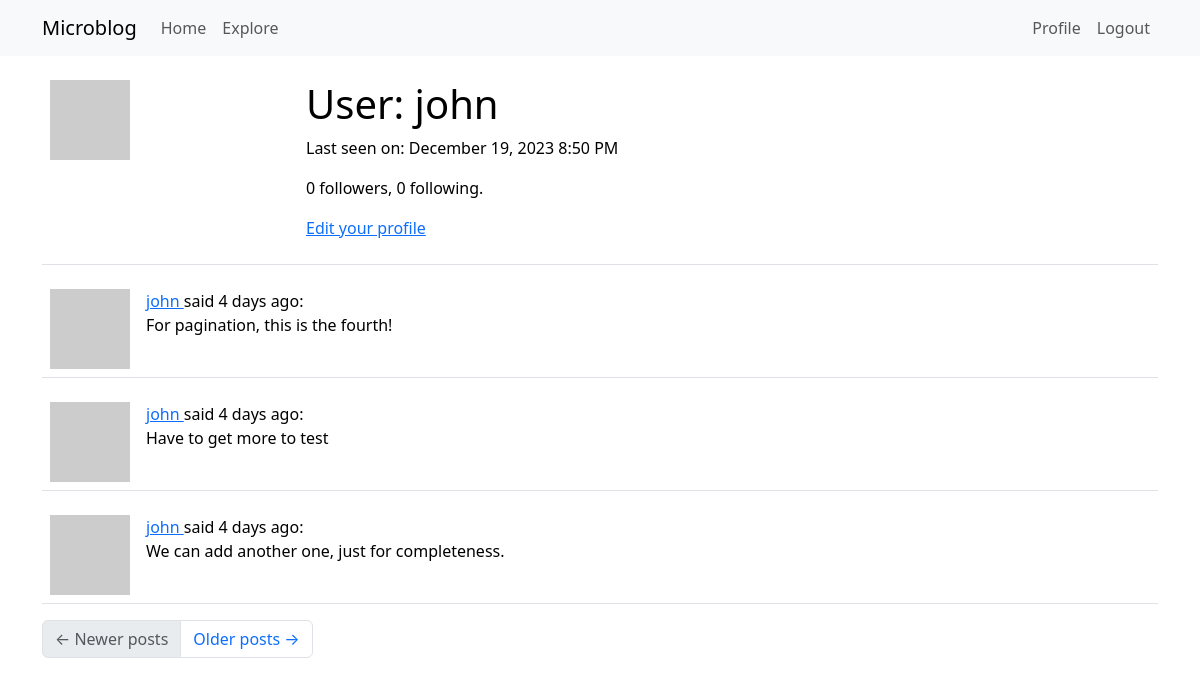
Page /user/john (signed in) on the earlier database version.
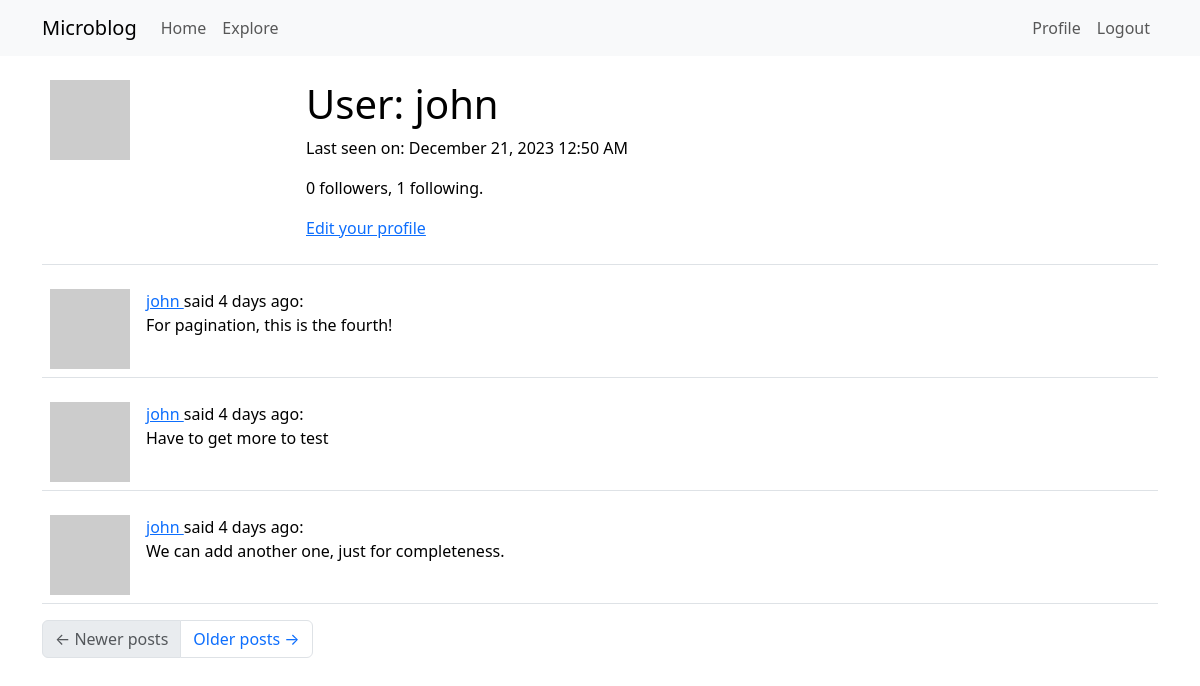
Same page on the later database version.
### app/models.py (models this page shows, shortened)
class User(UserMixin, db.Model):
    id: so.Mapped[int] = so.mapped_column(primary_key=True)
    username: so.Mapped[str] = so.mapped_column(sa.String(64), index=True, unique=True)
    email: so.Mapped[str] = so.mapped_column(sa.String(120), index=True, unique=True)
    password_hash: so.Mapped[Optional[str]] = so.mapped_column(sa.String(256))
    about_me: so.Mapped[Optional[str]] = so.mapped_column(sa.String(140))
    last_seen: so.Mapped[Optional[datetime]]= so.mapped_column(default=lambda: datetime.now(timezone.utc))
    posts: so.WriteOnlyMapped["Post"] = so.relationship(back_populates="author")
    following: so.WriteOnlyMapped["User"] = so.relationship(
        secondary=followers, primaryjoin=(followers.c.follower_id == id),
        secondaryjoin=(followers.c.followed_id == id), back_populates="followers"
    )
    followers: so.WriteOnlyMapped["User"] = so.relationship(
        secondary=followers, primaryjoin=(followers.c.followed_id == id),
        secondaryjoin=(followers.c.follower_id == id), back_populates="following"
    )
    def avatar(self, size):
        digest = md5(self.email.lower().encode('utf-8')).hexdigest()
        return f"https://www.gravatar.com/avatar/{digest}?d=identicon&s={size}"
    def followers_count(self):
        query = sa.select(sa.func.count()).select_from(self.followers.select().subquery())
        return db.session.scalar(query)
    def following_count(self):
        query = sa.select(sa.func.count()).select_from(self.following.select().subquery())
        return db.session.scalar(query)
    @login.user_loader
    def load_user(id):
        return db.session.get(User, int(id))

class Post(db.Model):
    id: so.Mapped[int] = so.mapped_column(primary_key=True)
    body: so.Mapped[str] = so.mapped_column(sa.String(140))
    timestamp: so.Mapped[datetime] = so.mapped_column(index=True, default=lambda: datetime.now(timezone.utc))
    user_id: so.Mapped[int] = so.mapped_column(sa.ForeignKey(User.id), index=True)
    author: so.Mapped[User] = so.relationship(back_populates="posts")
    language: so.Mapped[Optional[str]] = so.mapped_column(sa.String(5))

### app/main/routes.py (the view)
@bp.route("/user/<username>")
@login_required
def user(username):
    user = db.first_or_404(sa.select(User).where(User.username == username))
    page = request.args.get("page", 1, type=int)
    query = user.posts.select().order_by(Post.timestamp.desc())
    posts = db.paginate(query, page=page, per_page=current_app.config["POSTS_PER_PAGE"], error_out=False)
    next_url = url_for("main.user", username=user.username, page=posts.next_num) if posts.has_next else None
    prev_url = url_for("main.user", username=user.username, page=posts.prev_num) if posts.has_prev else None
    form = EmptyForm()
    return render_template("user.html", user=user, posts=posts, form=form, next_url=next_url, prev_url=prev_url)

### app/__init__.py (called while the page is built)
def get_locale():
    return request.accept_languages.best_match(current_app.config['LANGUAGES'])

### app/main/routes.py (called while the page is built)
@bp.before_request
def before_request():
    if current_user.is_authenticated:
        current_user.last_seen = datetime.now(timezone.utc)
        db.session.commit()
    g.locale = str(get_locale())

### app/templates/user.html (shortened to what this page needs)
{% extends "base.html" %}
{% block content %}
    <table class="table table-hover">
        <tr>
            <td width="256px"><img src="{{ user.avatar(256) }}"></td>
            <td>
                <h1>User: {{ user.username }}</h1>
                {% if user.last_seen %}
                <p>Last seen on: {{ moment(user.last_seen).format("LLL") }}</p>
                {% endif %}
                <p>{{ user.followers_count() }} followers, {{ user.following_count() }} following.</p>
                {% if user == current_user %}
                <p><a href="{{ url_for('main.edit_profile') }}">Edit your profile</a></p>
                {% endif %}
            </td>
        </tr>
    </table>
    {% for post in posts %}
        {% include '_post.html' %}
    {% endfor %}
    <nav aria-label="Post navigation">
        <ul class="pagination">
            <li class="page-item{% if not prev_url %} disabled{% endif %}">
                <a class="page-link" href="{{ prev_url }}">
                    <span aria-hidden="true">&larr;</span> Newer posts
                </a>
            </li>
            <li class="page-item{% if not next_url %} disabled{% endif %}">
                <a class="page-link" href="{{ next_url }}">
                    Older posts <span aria-hidden="true">&rarr;</span>
                </a>
            </li>
        </ul>
    </nav>
{% endblock %}

### app/templates/base.html (shortened to what this page needs)
<!doctype html>
<html lang="en">
  <head>
    <link
        href="https://cdn.jsdelivr.net/npm/bootstrap@5.3.2/dist/css/bootstrap.min.css"
        rel="stylesheet"
>
  </head>
  <body>
    <nav class="navbar navbar-expand-lg bg-body-tertiary">
      <div class="container">
        <a class="navbar-brand" href="{{ url_for('main.index') }}">Microblog</a>
        <div class="collapse navbar-collapse" id="navbarSupportedContent">
          <ul class="navbar-nav me-auto mb-2 mb-lg-0">
            <li class="nav-item">
              <a class="nav-link" aria-current="page" href="{{ url_for('main.index') }}">Home</a>
            </li>
            <li class="nav-item">
              <a class="nav-link" aria-current="page" href="{{ url_for('main.explore') }}">Explore</a>
            </li>
          </ul>
          <ul class="navbar-nav mb-2 mb-lg-0">
            {% if current_user.is_anonymous %}
            <li class="nav-item">
              <a class="nav-link" aria-current="page" href="{{ url_for('auth.login') }}">Login</a>
            </li>
            {% else %}
            <li class="nav-item">
              <a class="nav-link" aria-current="page" href="{{ url_for('main.user', username=current_user.username) }}">Profile</a>
            </li>
            <li class="nav-item">
              <a class="nav-link" aria-current="page" href="{{ url_for('auth.logout') }}">Logout</a>
            </li>
            {% endif %}
          </ul>
        </div>
      </div>
    </nav>
    <div class="container mt-3">
      {% block content %}{% endblock %}
    </div>
  </body>
</html>

### app/templates/_post.html (shortened to what this page needs)
<table class="table table-hover">
    <tr>
        <td width="70px">
            <a href="{{ url_for('main.user', username=post.author.username) }}">
                <img src="{{ post.author.avatar(70) }}" />
            </a>
        </td>
        <td>
            {{user_link}} said {{ moment(post.timestamp).fromNow() }}:
            <br>
            <span id="post{{ post.id }}">{{ post.body }}</span>
        </td>
    </tr>
</table>

Differences in the rows shown:
changed User "john": last_seen "December 19, 2023 8:50 PM" → "December 21, 2023 12:50 AM"
Other differences:
{{ user.following_count() }}: "0" → "1"
